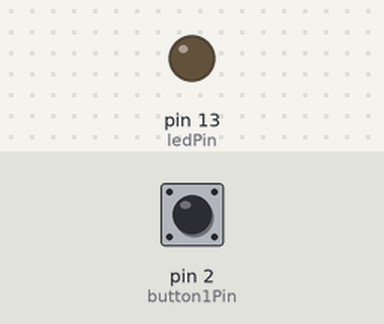
A sketch run on a simulated Arduino Uno, built with avr-gcc and run on an emulated ATmega328P. On the bench: output pins drawn as LEDs (lit = HIGH). Inputs (shaded band) come from the test bench; at power-on: pin 2 (button1Pin) HIGH.

Above: at 1.2 s.
1.3 s: pin 2 (button1Pin) pulled LOW for 0.15 s
At 1.37 s:
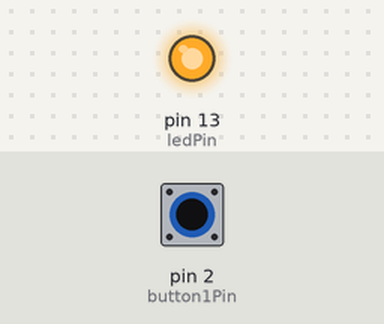
2.9 s: pin 2 (button1Pin) pulled LOW for 3.2 s
At 7.5 s:
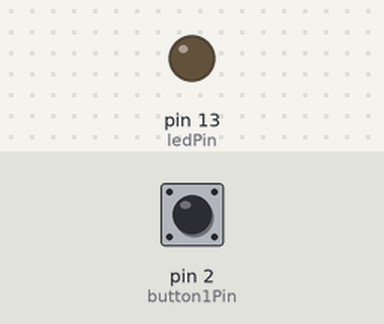
Timing chart, 0 to 9.0 s (numbered marks = the images above; inputs shaded):
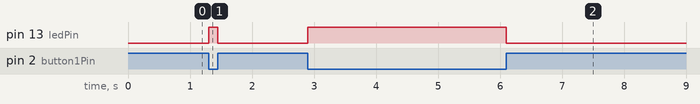

The sketch:

MI_450_Project.ino
```cpp
// First we'll set up constants for the pin numbers.
// This will make it easier to follow the code below.

const int button1Pin = 2;  // pushbutton 2 pin
const int ledPin =  13;    // LED pin


void setup()
{
  // Set up the pushbutton pins to be an input:
  pinMode(button1Pin, INPUT);

  // Set up the LED pin to be an output:
  pinMode(ledPin, OUTPUT);
}


void loop()
{
  int button1State;  // variables to hold the pushbutton states

  button1State = digitalRead(button1Pin);

  // Remember that if the button is being pressed, it will be
  // connected to GND. If the button is not being pressed,
  // the pullup resistor will connect it to 5 Volts.

  // So the state will be LOW when it is being pressed,
  // and HIGH when it is not being pressed.


  if (button1State == LOW)
  {
    digitalWrite(ledPin, HIGH);  // turn the LED on
  }
  else
  {
    digitalWrite(ledPin, LOW);  // turn the LED off
  }
}
```

Measured:
- after the input at 1.3 s, pin 13 (ledPin): LOW → HIGH at once, → LOW 0.15 s later
- after the input at 2.9 s, pin 13 (ledPin): LOW → HIGH at once, → LOW 3.2 s later
